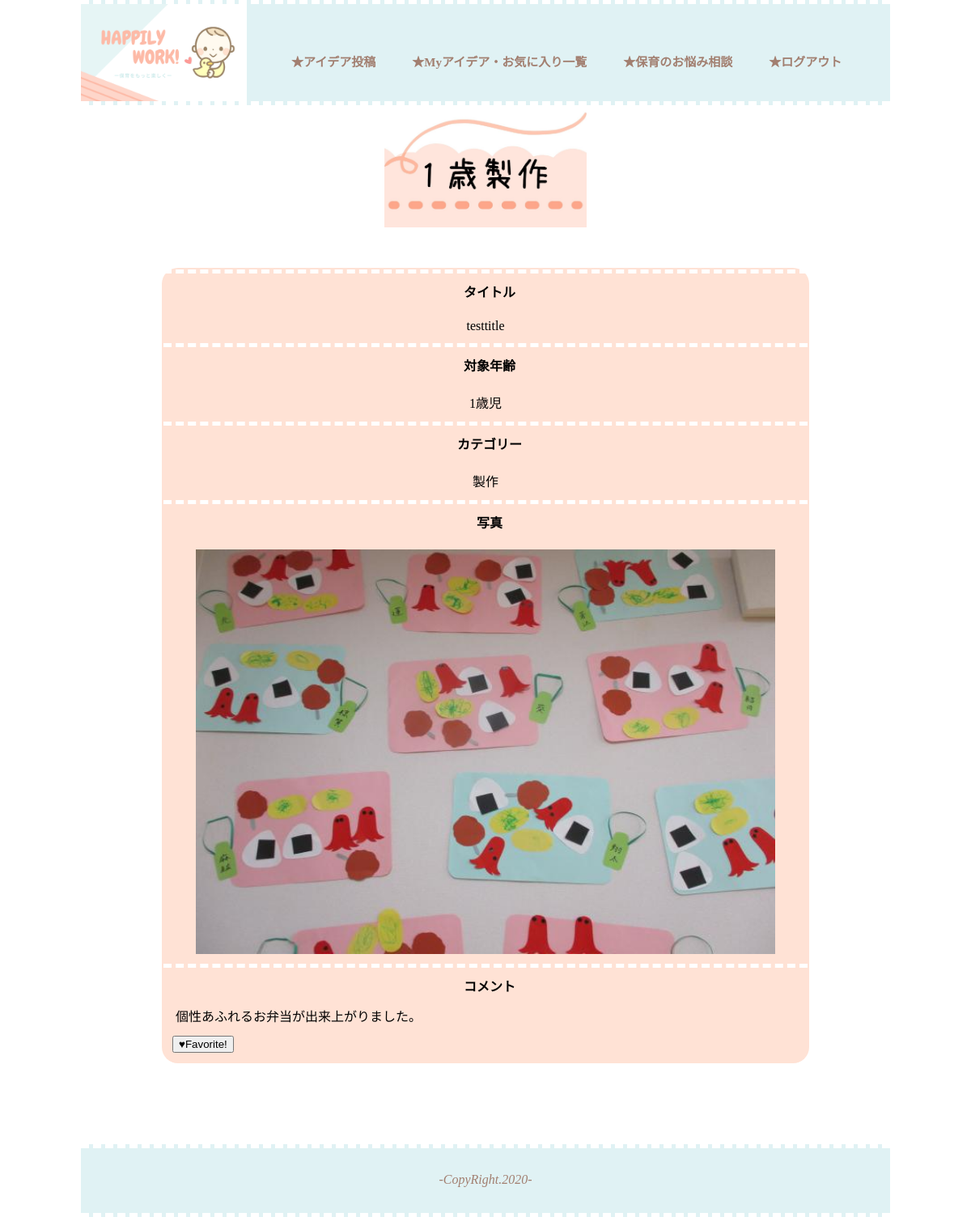
/one_s.php (signed in), run on the app's committed database.
### tables this page shows
CREATE TABLE `ideas` (
  `id` int(11) NOT NULL,
  `user_id` int(11) NOT NULL,
  `title` varchar(64) NOT NULL,
  `age_id` int(11) NOT NULL,
  `category_id` int(11) NOT NULL,
  `image` varchar(255) NOT NULL,
  `comment` varchar(255) NOT NULL
);

### php.Original/config/config.php (called while the page is built)
<?php
 $host = 'localhost';
 $dbname = 'original_php';
 $user = 'a.kayama';
 $pass = 'jmag5624';

### php.Original/model/DB.php (called while the page is built, shortened)
<?php
 class DB {
   private $host;
   private $dbname;
   private $user;
   private $pass;
   function __construct($host, $dbname, $user, $pass) {
     $this->host = $host;
     $this->dbname = $dbname;
     $this->user = $user;
     $this->pass = $pass;
   }
   public function connectDB() {
     $this->connect = new PDO('mysql:host='.$this->host.';dbname='.$this->dbname.';charset=utf8', $this->user, $this->pass);
   }
 }

### php.Original/model/User.php (called while the page is built, shortened)
<?php
 require_once("DB.php");
class User extends DB {
 public function favoriteAdd($user,$idea){
   $sql = 'SELECT * FROM favorites WHERE user_id=? AND idea_id=?';
   $stmt = $this->connect->prepare($sql);
   $param = array($user,$idea);
   $stmt->execute($param);
   $res = $stmt->fetch();
   return $res;
 }
 public function one_s() {
    $sql = 'SELECT * FROM ideas WHERE category_id="2" AND age_id="1" ';
    $stmt = $this->connect->prepare($sql);
    $stmt->execute();
    $result = $stmt->fetchAll();
    return $result;
 }
}

### one_s.php (the view, shortened to what this page needs)
<?php
require_once("php.Original/config/config.php");
require_once("php.Original/model/User.php");
try{
  $user = new User($host, $dbname, $user, $pass);
  $user->connectDB();
  $result = $user->one_s();
  foreach ($result as $row) {
    $post_id = $row['id'];
  }
  $check = $user->favoriteAdd($_SESSION['User']['id'],$post_id);
  } catch(PDOException $e) {
    echo "エラー:".$e->getMessage()."<br>";
  }
?>
<!DOCTYPE html>
<html lang="ja">
  <head>
    <link rel="stylesheet" type="text/css" href="php.Original/css/agecategory.css">
    <link rel="stylesheet" type="text/css" href="php.Original/css/base.css">
  </head>
  <body>
    <div id="wrapper">
    <img id="tro_logo" src="php.Original/image/1-sei-logo.jpg" alt="1歳児製作ロゴ">
    <div class="idea-box">
    <?php foreach ($result as $row): ?>
      <table id="idea-1">
       <tr><th>タイトル</th></tr>
       <tr><td class="ct"><?php echo $row['title'] ?></td></tr>
       <tr><th>対象年齢</th></tr>
       <tr><td class="ct"><?php  if($row['age_id'] =="1") { echo "1歳児" ;}?></td></tr>
       <tr><th>カテゴリー</th></tr>
       <tr><td class="ct"><?php  if($row['category_id'] =="2") { echo "製作" ;}?></td></tr>
       <tr><th>写真</th></tr>
       <tr><td class="ct"><img id ="photo" src="php.Original/css/img/<?php echo $row['image']; ?>" ></td></tr>
       <tr><th>コメント</th></tr>
       <tr><td class="left-c"><?php echo $row['comment'] ?></td></tr>
       <tr><td>
         <button type="button" id ="<?php echo $row['id'] ?>" name="favorite" class="favorite_btn">
         <?php if(!$check): ?>
           ♥Favorite!
         <?php else: ?>
           ♡Cancel
         <?php endif; ?>
       </button>
       </tr></td>
     </table>
    <?php endforeach; ?>
   </div>
  </div>
  </body>
</html>

### php.Original/css/agecategory.css (style rules this page uses)
#tro_logo { width: 250px; display: block; margin: 0 auto 50px auto; }
#photo { width: 90%; height: 500px; margin: 0 auto; display: block; }
.ct { text-align: center; padding: 10px 0 10px 0; }
#idea-1 { background-color: rgb(255, 226, 213); border-radius: 20px; width: 80%; margin: 0 0 20px 0; }
#idea-1 th { border-top: 5px dashed white; padding: 10px 0 10px 10px; }
.idea-box { width: 1000px; display: flex; justify-content: space-around; flex-wrap: wrap; }
.left-c { text-align: left; padding-left: 15px; padding-bottom: 10px; white-space: pre-wrap; }

### php.Original/css/base.css (style rules this page uses)
body { margin: 0; padding: 0; display: block; }
#wrapper { width: 1000px; margin: 0 auto; }
#logo2 { width: 205px; height: 120px; }
a { text-decoration: none; color: rgb(162, 127, 112); }
li { list-style-type: none; }
#g-navi { display: flex; border-bottom: 5px dashed white; border-top: 5px dashed white; height: 120px; background-color: rgb(224, 242, 244); width: 1000px; margin: 0 auto; }
#g-navi li { margin-left: 45px; font-size: 15px; font-weight: bold; }
#g-navi ul { padding: 0; }
.navigation { display: flex; margin-top: 60px; margin-left: 10px; }
footer { height: 80px; background-color: rgb(224, 242, 244); border-top: 5px dashed white; border-bottom: 5px dashed white; width: 1000px; margin: 80px auto 0 auto; }
address { text-align: center; padding-top: 30px; color: rgb(162, 127, 112); }
.favorite_btn { margin: 0 0 10px 10px; }

### data on the page
ideas: title "testtitle", shows "1歳児", shows "製作", image (picture), comment "個性あふれるお弁当が出来上がりました。"
